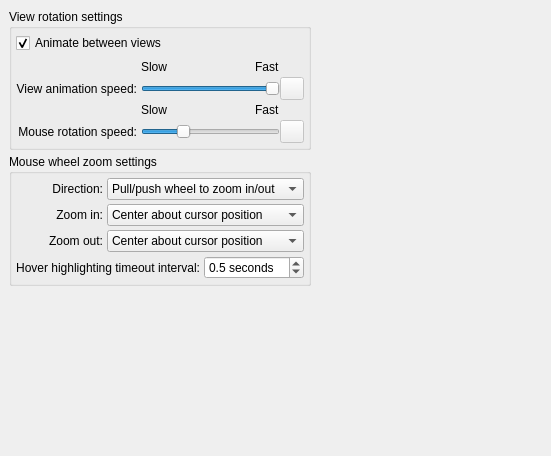
         <widget class="QWidget" name="ZoomPanandRotate" >
          <layout class="QGridLayout" >
           <property name="margin" >
            <number>9</number>
           </property>
           <property name="spacing" >
            <number>6</number>
           </property>
           <item row="0" column="1" >
            <spacer>
             <property name="orientation" >
              <enum>Qt::Horizontal</enum>
             </property>
             <property name="sizeHint" >
              <size>
               <width>231</width>
               <height>20</height>
              </size>
             </property>
            </spacer>
           </item>
           <item row="0" column="0" >
            <layout class="QVBoxLayout" >
             <property name="margin" >
              <number>0</number>
             </property>
             <property name="spacing" >
              <number>4</number>
             </property>
             <item>
              <widget class="QGroupBox" name="groupBox8" >
               <property name="title" >
                <string>View rotation settings</string>
               </property>
               <layout class="QGridLayout" >
                <property name="margin" >
                 <number>4</number>
                </property>
                <property name="spacing" >
                 <number>4</number>
                </property>
                <item row="1" column="0" >
                 <layout class="QHBoxLayout" >
                  <property name="margin" >
                   <number>0</number>
                  </property>
                  <property name="spacing" >
                   <number>4</number>
                  </property>
                  <item>
                   <layout class="QVBoxLayout" >
                    <property name="margin" >
                     <number>0</number>
                    </property>
                    <property name="spacing" >
                     <number>0</number>
                    </property>
                    <item>
                     <spacer>
                      <property name="orientation" >
                       <enum>Qt::Horizontal</enum>
                      </property>
                      <property name="sizeType" >
                       <enum>QSizePolicy::Fixed</enum>
                      </property>
                      <property name="sizeHint" >
                       <size>
                        <width>101</width>
                        <height>20</height>
                       </size>
                      </property>
                     </spacer>
                    </item>
                    <item>
                     <widget class="QLabel" name="textLabel1_5" >
                      <property name="sizePolicy" >
                       <sizepolicy>
                        <hsizetype>1</hsizetype>
                        <vsizetype>5</vsizetype>
                        <horstretch>0</horstretch>
                        <verstretch>0</verstretch>
                       </sizepolicy>
                      </property>
                      <property name="text" >
                       <string>View animation speed:</string>
                      </property>
                      <property name="scaledContents" >
                       <bool>false</bool>
                      </property>
                      <property name="alignment" >
                       <set>Qt::AlignRight|Qt::AlignTrailing|Qt::AlignVCenter</set>
                      </property>
                     </widget>
                    </item>
                    <item>
                     <spacer>
                      <property name="orientation" >
                       <enum>Qt::Horizontal</enum>
                      </property>
                      <property name="sizeType" >
                       <enum>QSizePolicy::Fixed</enum>
                      </property>
                      <property name="sizeHint" >
                       <size>
                        <width>101</width>
                        <height>20</height>
                       </size>
                      </property>
                     </spacer>
                    </item>
                    <item>
                     <widget class="QLabel" name="rotationSensitivity_txtlbl" >
                      <property name="text" >
                       <string>Mouse rotation speed:</string>
                      </property>
                      <property name="alignment" >
                       <set>Qt::AlignRight|Qt::AlignTrailing|Qt::AlignVCenter</set>
                      </property>
                      <property name="buddy" >
                       <cstring>mouseSpeedDuringRotation_slider</cstring>
                      </property>
                     </widget>
                    </item>
                   </layout>
                  </item>
                  <item>
                   <layout class="QGridLayout" >
                    <property name="margin" >
                     <number>0</number>
                    </property>
                    <property name="spacing" >
                     <number>0</number>
                    </property>
                    <item row="2" column="1" >
                     <spacer>
                      <property name="orientation" >
                       <enum>Qt::Horizontal</enum>
                      </property>
                      <property name="sizeType" >
                       <enum>QSizePolicy::Expanding</enum>
                      </property>
                      <property name="sizeHint" >
                       <size>
                        <width>87</width>
                        <height>20</height>
                       </size>
                      </property>
                     </spacer>
                    </item>
                    <item row="1" column="3" >
                     <widget class="QToolButton" name="resetAnimationSpeed_btn" >
                      <property name="enabled" >
                       <bool>false</bool>
                      </property>
                      <property name="toolTip" >
                       <string>Restore default value</string>
                      </property>
                      <property name="text" >
                       <string/>
                      </property>
                      <property name="icon" >
                       <iconset>../../../../../:icons/UserPrefsDialog_image0</iconset>
                      </property>
                     </widget>
                    </item>
                    <item row="2" column="3" >
                     <spacer>
                      <property name="orientation" >
                       <enum>Qt::Horizontal</enum>
                      </property>
                      <property name="sizeType" >
                       <enum>QSizePolicy::Expanding</enum>
                      </property>
                      <property name="sizeHint" >
                       <size>
                        <width>23</width>
                        <height>16</height>
                       </size>
                      </property>
                     </spacer>
                    </item>
                    <item row="0" column="3" >
                     <spacer>
                      <property name="orientation" >
                       <enum>Qt::Horizontal</enum>
                      </property>
                      <property name="sizeType" >
                       <enum>QSizePolicy::Expanding</enum>
                      </property>
                      <property name="sizeHint" >
                       <size>
                        <width>23</width>
                        <height>20</height>
                       </size>
                      </property>
                     </spacer>
                    </item>
                    <item row="0" column="2" >
                     <widget class="QLabel" name="textLabel3_4" >
                      <property name="text" >
                       <string>Fast</string>
                      </property>
                     </widget>
                    </item>
                    <item row="3" column="0" colspan="3" >
                     <widget class="QSlider" name="mouseSpeedDuringRotation_slider" >
                      <property name="sizePolicy" >
                       <sizepolicy>
                        <hsizetype>3</hsizetype>
                        <vsizetype>0</vsizetype>
                        <horstretch>0</horstretch>
                        <verstretch>0</verstretch>
                       </sizepolicy>
                      </property>
                      <property name="minimumSize" >
                       <size>
                        <width>125</width>
                        <height>0</height>
                       </size>
                      </property>
                      <property name="minimum" >
                       <number>30</number>
                      </property>
                      <property name="maximum" >
                       <number>100</number>
                      </property>
                      <property name="value" >
                       <number>50</number>
                      </property>
                      <property name="orientation" >
                       <enum>Qt::Horizontal</enum>
                      </property>
                     </widget>
                    </item>
                    <item row="2" column="2" >
                     <widget class="QLabel" name="textLabel3_4_2" >
                      <property name="text" >
                       <string>Fast</string>
                      </property>
                     </widget>
                    </item>
                    <item row="0" column="1" >
                     <spacer>
                      <property name="orientation" >
                       <enum>Qt::Horizontal</enum>
                      </property>
                      <property name="sizeType" >
                       <enum>QSizePolicy::Expanding</enum>
                      </property>
                      <property name="sizeHint" >
                       <size>
                        <width>88</width>
                        <height>20</height>
                       </size>
                      </property>
                     </spacer>
                    </item>
                    <item row="2" column="0" >
                     <widget class="QLabel" name="textLabel2_3_2" >
                      <property name="text" >
                       <string>Slow</string>
                      </property>
                     </widget>
                    </item>
                    <item row="1" column="0" colspan="3" >
                     <widget class="QSlider" name="animation_speed_slider" >
                      <property name="sizePolicy" >
                       <sizepolicy>
                        <hsizetype>3</hsizetype>
                        <vsizetype>0</vsizetype>
                        <horstretch>0</horstretch>
                        <verstretch>0</verstretch>
                       </sizepolicy>
                      </property>
                      <property name="minimumSize" >
                       <size>
                        <width>125</width>
                        <height>0</height>
                       </size>
                      </property>
                      <property name="toolTip" >
                       <string>View Animation Speed</string>
                      </property>
                      <property name="minimum" >
                       <number>-300</number>
                      </property>
                      <property name="maximum" >
                       <number>-25</number>
                      </property>
                      <property name="orientation" >
                       <enum>Qt::Horizontal</enum>
                      </property>
                     </widget>
                    </item>
                    <item row="3" column="3" >
                     <widget class="QToolButton" name="resetMouseSpeedDuringRotation_btn" >
                      <property name="enabled" >
                       <bool>false</bool>
                      </property>
                      <property name="toolTip" >
                       <string>Restore default value</string>
                      </property>
                      <property name="text" >
                       <string/>
                      </property>
                      <property name="icon" >
                       <iconset>../../../../../:icons/UserPrefsDialog_image0</iconset>
                      </property>
                     </widget>
                    </item>
                    <item row="0" column="0" >
                     <widget class="QLabel" name="textLabel2_3" >
                      <property name="text" >
                       <string>Slow</string>
                      </property>
                     </widget>
                    </item>
                   </layout>
                  </item>
                 </layout>
                </item>
                <item row="0" column="0" >
                 <layout class="QHBoxLayout" >
                  <property name="margin" >
                   <number>0</number>
                  </property>
                  <property name="spacing" >
                   <number>0</number>
                  </property>
                  <item>
                   <widget class="QCheckBox" name="animate_views_checkbox" >
                    <property name="toolTip" >
                     <string>Enable/disable animation between current view and a new view</string>
                    </property>
                    <property name="text" >
                     <string>Animate between views</string>
                    </property>
                    <property name="checked" >
                     <bool>true</bool>
                    </property>
                   </widget>
                  </item>
                  <item>
                   <spacer>
                    <property name="orientation" >
                     <enum>Qt::Horizontal</enum>
                    </property>
                    <property name="sizeHint" >
                     <size>
                      <width>40</width>
                      <height>20</height>
                     </size>
                    </property>
                   </spacer>
                  </item>
                 </layout>
                </item>
               </layout>
              </widget>
             </item>
             <item>
              <widget class="QGroupBox" name="groupBox_4" >
               <property name="toolTip" >
                <string>Mouse wheel settings</string>
               </property>
               <property name="title" >
                <string>Mouse wheel zoom settings</string>
               </property>
               <layout class="QGridLayout" >
                <property name="margin" >
                 <number>4</number>
                </property>
                <property name="spacing" >
                 <number>4</number>
                </property>
                <item row="0" column="0" >
                 <layout class="QHBoxLayout" >
                  <property name="margin" >
                   <number>0</number>
                  </property>
                  <property name="spacing" >
                   <number>4</number>
                  </property>
                  <item>
                   <layout class="QVBoxLayout" >
                    <property name="margin" >
                     <number>0</number>
                    </property>
                    <property name="spacing" >
                     <number>4</number>
                    </property>
                    <item>
                     <widget class="QLabel" name="label_19" >
                      <property name="text" >
                       <string>Direction:</string>
                      </property>
                      <property name="alignment" >
                       <set>Qt::AlignRight|Qt::AlignTrailing|Qt::AlignVCenter</set>
                      </property>
                     </widget>
                    </item>
                    <item>
                     <widget class="QLabel" name="label_17" >
                      <property name="text" >
                       <string>Zoom in:</string>
                      </property>
                      <property name="alignment" >
                       <set>Qt::AlignRight|Qt::AlignTrailing|Qt::AlignVCenter</set>
                      </property>
                     </widget>
                    </item>
                    <item>
                     <widget class="QLabel" name="label_18" >
                      <property name="text" >
                       <string>Zoom out:</string>
                      </property>
                      <property name="alignment" >
                       <set>Qt::AlignRight|Qt::AlignTrailing|Qt::AlignVCenter</set>
                      </property>
                     </widget>
                    </item>
                   </layout>
                  </item>
                  <item>
                   <layout class="QVBoxLayout" >
                    <property name="margin" >
                     <number>0</number>
                    </property>
                    <property name="spacing" >
                     <number>4</number>
                    </property>
                    <item>
                     <widget class="QComboBox" name="mouseWheelDirectionComboBox" >
                      <item>
                       <property name="text" >
                        <string>Pull/push wheel to zoom in/out</string>
                       </property>
                      </item>
                      <item>
                       <property name="text" >
                        <string>Push/pull wheel to zoom in/out</string>
                       </property>
                      </item>
                     </widget>
                    </item>
                    <item>
                     <widget class="QComboBox" name="mouseWheelZoomInPointComboBox" >
                      <item>
                       <property name="text" >
                        <string>Center about cursor position</string>
                       </property>
                      </item>
                      <item>
                       <property name="text" >
                        <string>Center about screen</string>
                       </property>
                      </item>
                     </widget>
                    </item>
                    <item>
                     <widget class="QComboBox" name="mouseWheelZoomOutPointComboBox" >
                      <item>
                       <property name="text" >
                        <string>Center about cursor position</string>
                       </property>
                      </item>
                      <item>
                       <property name="text" >
                        <string>Center about screen</string>
                       </property>
                      </item>
                     </widget>
                    </item>
                   </layout>
                  </item>
                 </layout>
                </item>
                <item row="1" column="0" >
                 <layout class="QHBoxLayout" >
                  <property name="margin" >
                   <number>0</number>
                  </property>
                  <property name="spacing" >
                   <number>4</number>
                  </property>
                  <item>
                   <widget class="QLabel" name="label_20" >
                    <property name="text" >
                     <string>Hover highlighting timeout interval:</string>
                    </property>
                    <property name="alignment" >
                     <set>Qt::AlignRight|Qt::AlignTrailing|Qt::AlignVCenter</set>
                    </property>
                   </widget>
                  </item>
                  <item>
                   <widget class="QDoubleSpinBox" name="hhTimeoutIntervalDoubleSpinBox" >
                    <property name="suffix" >
                     <string> seconds</string>
                    </property>
                    <property name="decimals" >
                     <number>1</number>
                    </property>
                    <property name="maximum" >
                     <double>1.000000000000000</double>
                    </property>
                    <property name="singleStep" >
                     <double>0.100000000000000</double>
                    </property>
                    <property name="value" >
                     <double>0.500000000000000</double>
                    </property>
                   </widget>
                  </item>
                 </layout>
                </item>
               </layout>
              </widget>
             </item>
             <item>
              <spacer>
               <property name="orientation" >
                <enum>Qt::Vertical</enum>
               </property>
               <property name="sizeHint" >
                <size>
                 <width>20</width>
                 <height>161</height>
                </size>
               </property>
              </spacer>
             </item>
            </layout>
           </item>
          </layout>
         </widget>
